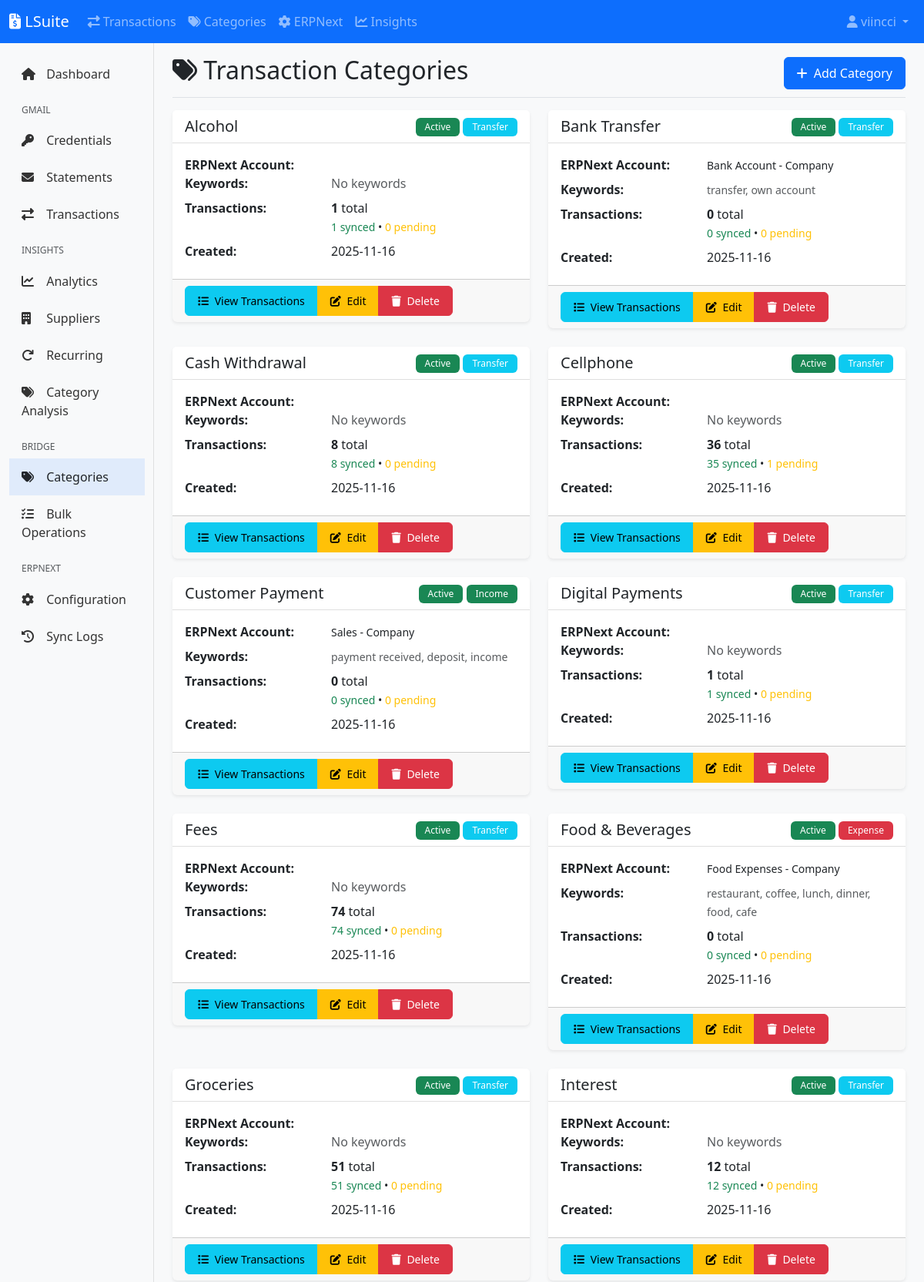
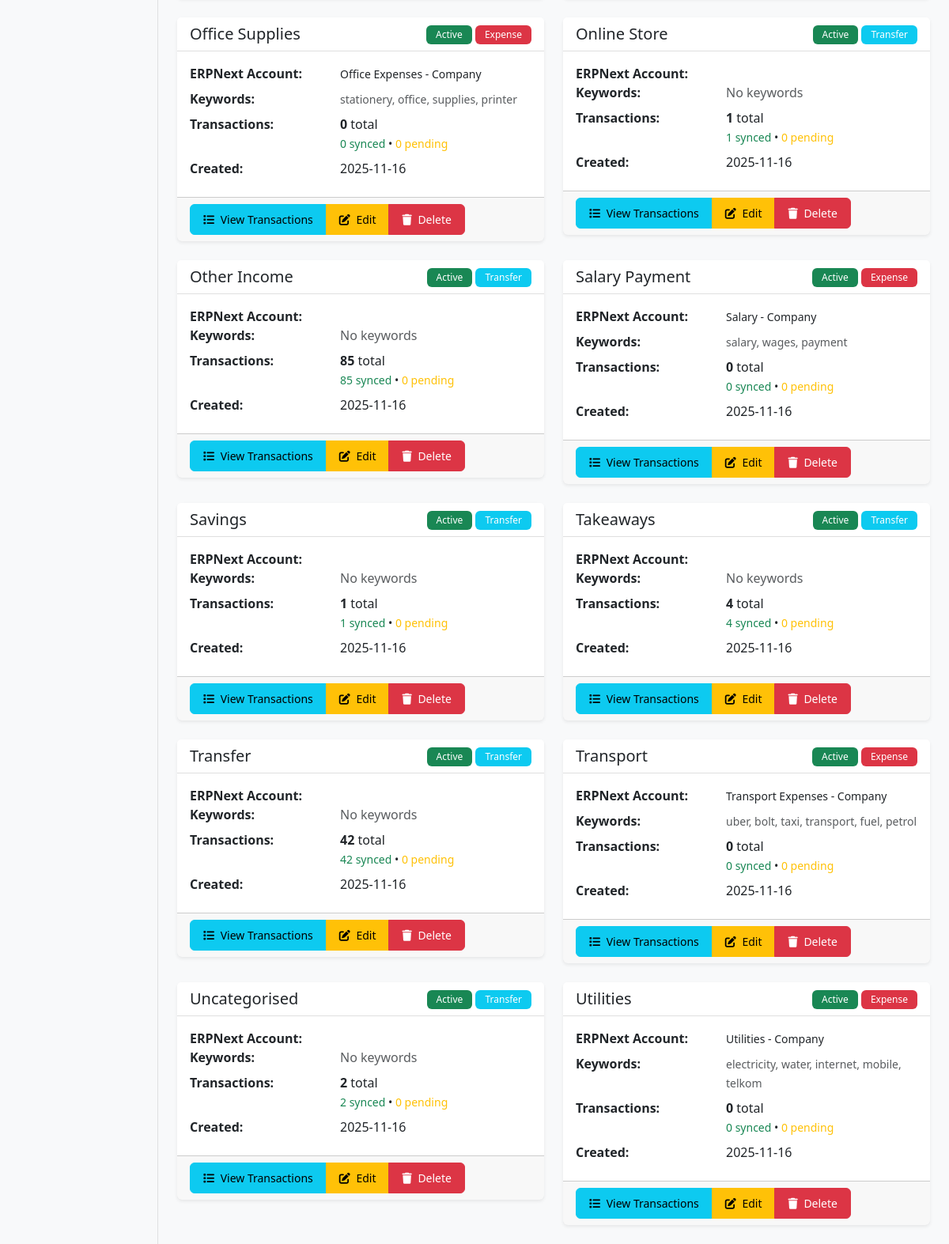
/bridge/categories (signed in), run on the app's committed database (2 pictures, top to bottom).
### lsuite/models.py (models this page shows, shortened)
class User(UserMixin, db.Model):
    __tablename__ = 'users'
    id = db.Column(db.Integer, primary_key=True)
    username = db.Column(db.String(80), unique=True, nullable=False, index=True)
    email = db.Column(db.String(120), unique=True, nullable=False, index=True)
    password_hash = db.Column(db.String(255), nullable=False)
    first_name = db.Column(db.String(50))
    last_name = db.Column(db.String(50))
    is_active = db.Column(db.Boolean, default=True)
    is_admin = db.Column(db.Boolean, default=False)
    created_at = db.Column(db.DateTime, default=datetime.utcnow)
    updated_at = db.Column(db.DateTime, default=datetime.utcnow, onupdate=datetime.utcnow)
    ai_enabled = db.Column(db.Boolean, default=True)
    ai_model = db.Column(db.String(50), default='claude-haiku-4.5')
    ai_can_access_files = db.Column(db.Boolean, default=True)
    ai_can_edit_files = db.Column(db.Boolean, default=True)
    bank_accounts = db.relationship('BankAccount', backref='user', lazy='dynamic', cascade='all, delete-orphan')
    transactions = db.relationship('Transaction', backref='user', lazy='dynamic', cascade='all, delete-orphan')
    bank_transactions = db.relationship('BankTransaction', backref='user', lazy='dynamic', cascade='all, delete-orphan')
    invoices = db.relationship('Invoice', backref='user', lazy='dynamic', cascade='all, delete-orphan')
    email_statements = db.relationship('EmailStatement', backref='user', lazy='dynamic', cascade='all, delete-orphan')

class TransactionCategory(db.Model):
    __tablename__ = 'transaction_categories'
    id = db.Column(db.Integer, primary_key=True)
    name = db.Column(db.String(100), nullable=False, unique=True)
    erpnext_account = db.Column(db.String(200), nullable=False)
    transaction_type = db.Column(db.String(20), nullable=False)
    keywords = db.Column(db.Text)
    active = db.Column(db.Boolean, default=True)
    color = db.Column(db.Integer)
    created_at = db.Column(db.DateTime, default=datetime.utcnow)
    transactions = db.relationship('BankTransaction', back_populates='category', lazy='dynamic')

### lsuite/bridge/routes.py (the view)
@bridge_bp.route('/categories')
@login_required
def categories():
    categories = TransactionCategory.query.order_by(TransactionCategory.name).all()
    category_stats = {}
    for category in categories:
        category_stats[category.id] = {
            'total': category.transactions.count(),
            'synced': category.transactions.filter_by(erpnext_synced=True).count(),
            'pending': category.transactions.filter_by(erpnext_synced=False).count()
        }
    return render_template('bridge/categories.html',
                         categories=categories,
                         category_stats=category_stats)

### lsuite/extensions.py (called while the page is built)
@login_manager.user_loader
def load_user(user_id):
    from lsuite.models import User
    return User.query.get(int(user_id))

### lsuite/templates/bridge/categories.html (shortened to what this page needs)
{% extends "base.html" %}
{% block content %}
<div class="d-flex justify-content-between align-items-center pt-3 pb-2 mb-3 border-bottom">
    <h1 class="h2"><i class="fas fa-tags"></i> Transaction Categories</h1>
    <a href="{{ url_for('bridge.new_category') }}" class="btn btn-primary">
        <i class="fas fa-plus"></i> Add Category
    </a>
</div>
{% if categories %}
<div class="row">
    {% for category in categories %}
    <div class="col-md-6 mb-4">
        <div class="card">
            <div class="card-header d-flex justify-content-between align-items-center">
                <h5 class="mb-0">{{ category.name }}</h5>
                <div>
                    {% if category.active %}
                        <span class="badge bg-success">Active</span>
                    {% else %}
                        <span class="badge bg-secondary">Inactive</span>
                    {% endif %}
                    {% if category.transaction_type == 'expense' %}
                        <span class="badge bg-danger">Expense</span>
                    {% elif category.transaction_type == 'income' %}
                        <span class="badge bg-success">Income</span>
                    {% else %}
                        <span class="badge bg-info">Transfer</span>
                    {% endif %}
                </div>
            </div>
            <div class="card-body">
                <dl class="row mb-0">
                    <dt class="col-sm-5">ERPNext Account:</dt>
                    <dd class="col-sm-7">
                        <small>{{ category.erpnext_account }}</small>
                    </dd>
                    <dt class="col-sm-5">Keywords:</dt>
                    <dd class="col-sm-7">
                        {% if category.keywords %}
                            <small class="text-muted">{{ category.keywords[:50] }}{% if category.keywords|length > 50 %}...{% endif %}</small>
                        {% else %}
                            <span class="text-muted">No keywords</span>
                        {% endif %}
                    </dd>
                    <dt class="col-sm-5">Transactions:</dt>
                    <dd class="col-sm-7">
                        {% set stats = category_stats.get(category.id, {'total': 0, 'synced': 0, 'pending': 0}) %}
                        <strong>{{ stats.total }}</strong> total
                        <br>
                        <small>
                            <span class="text-success">{{ stats.synced }} synced</span> •
                            <span class="text-warning">{{ stats.pending }} pending</span>
                        </small>
                    </dd>
                    <dt class="col-sm-5">Created:</dt>
                    <dd class="col-sm-7">
                        {{ category.created_at.strftime('%Y-%m-%d') if category.created_at }}
                    </dd>
                </dl>
            </div>
            <div class="card-footer">
                <div class="btn-group" role="group">
                    <a href="{{ url_for('bridge.category_transactions', id=category.id) }}"
                       class="btn btn-info btn-sm">
                        <i class="fas fa-list"></i> View Transactions
                    </a>
                    <a href="{{ url_for('bridge.edit_category', id=category.id) }}"
                       class="btn btn-warning btn-sm">
                        <i class="fas fa-edit"></i> Edit
                    </a>
                    <button type="button"
                            class="btn btn-danger btn-sm"
                            data-bs-toggle="modal"
                            data-bs-target="#deleteModal{{ category.id }}">
                        <i class="fas fa-trash"></i> Delete
                    </button>
                </div>
            </div>
        </div>
    </div>
                    {% set stats = category_stats.get(category.id, {'total': 0}) %}
    {% endfor %}
</div>
{% endif %}
{% endblock %}

### lsuite/templates/base.html (shortened to what this page needs)
<!DOCTYPE html>
<html lang="en">
<head>
    <link href="https://cdn.jsdelivr.net/npm/bootstrap@5.3.0/dist/css/bootstrap.min.css" rel="stylesheet">
    <link rel="stylesheet" href="https://cdnjs.cloudflare.com/ajax/libs/font-awesome/6.4.0/css/all.min.css">
    <link rel="stylesheet" href="{{ url_for('static', filename='css/style.css') }}">
</head>
<body>
    {% include 'components/navbar.html' %}
    <div class="container-fluid">
        <div class="row">
            {% if current_user.is_authenticated %}
            <nav class="col-md-2 d-md-block bg-light sidebar">
                <div class="position-sticky pt-3">
                    <ul class="nav flex-column">
                        <li class="nav-item">
                            <a class="nav-link {% if request.endpoint == 'main.index' %}active{% endif %}" href="{{ url_for('main.index') }}">
                                <i class="fas fa-home"></i> Dashboard
                            </a>
                        </li>
                        <li class="nav-item mt-3">
                            <h6 class="sidebar-heading px-3 text-muted">Gmail</h6>
                        </li>
                        <li class="nav-item">
                            <a class="nav-link {% if request.endpoint and 'gmail.credentials' in request.endpoint %}active{% endif %}" href="{{ url_for('gmail.credentials') }}">
                                <i class="fas fa-key"></i> Credentials
                            </a>
                        </li>
                        <li class="nav-item">
                            <a class="nav-link {% if request.endpoint and 'gmail.statements' in request.endpoint %}active{% endif %}" href="{{ url_for('gmail.statements') }}">
                                <i class="fas fa-envelope"></i> Statements
                            </a>
                        </li>
                        <li class="nav-item">
                            <a class="nav-link {% if request.endpoint and 'gmail.transactions' in request.endpoint %}active{% endif %}" href="{{ url_for('gmail.transactions') }}">
                                <i class="fas fa-exchange-alt"></i> Transactions
                            </a>
                        </li>
                        <li class="nav-item mt-3">
                            <h6 class="sidebar-heading px-3 text-muted">Insights</h6>
                        </li>
                        <li class="nav-item">
                            <a class="nav-link {% if request.endpoint and 'insights.dashboard' in request.endpoint %}active{% endif %}" href="{{ url_for('insights.dashboard') }}">
                                <i class="fas fa-chart-line"></i> Analytics
                            </a>
                        </li>
                        <li class="nav-item">
                            <a class="nav-link {% if request.endpoint and 'insights.suppliers' in request.endpoint %}active{% endif %}" href="{{ url_for('insights.suppliers') }}">
                                <i class="fas fa-building"></i> Suppliers
                            </a>
                        </li>
                        <li class="nav-item">
                            <a class="nav-link {% if request.endpoint and 'insights.recurring' in request.endpoint %}active{% endif %}" href="{{ url_for('insights.recurring') }}">
                                <i class="fas fa-redo"></i> Recurring
                            </a>
                        </li>
                        <li class="nav-item">
                            <a class="nav-link {% if request.endpoint and 'insights.categories' in request.endpoint %}active{% endif %}" href="{{ url_for('insights.categories') }}">
                                <i class="fas fa-tags"></i> Category Analysis
                            </a>
                        </li>
                        <li class="nav-item mt-3">
                            <h6 class="sidebar-heading px-3 text-muted">Bridge</h6>
                        </li>
                        <li class="nav-item">
                            <a class="nav-link {% if request.endpoint and 'bridge.categories' in request.endpoint %}active{% endif %}" href="{{ url_for('bridge.categories') }}">
                                <i class="fas fa-tags"></i> Categories
                            </a>
                        </li>
                        <li class="nav-item">
                            <a class="nav-link {% if request.endpoint and 'bridge.bulk_operations' in request.endpoint %}active{% endif %}" href="{{ url_for('bridge.bulk_operations') }}">
                                <i class="fas fa-tasks"></i> Bulk Operations
                            </a>
                        </li>
                        <li class="nav-item mt-3">
                            <h6 class="sidebar-heading px-3 text-muted">ERPNext</h6>
                        </li>
                        <li class="nav-item">
                            <a class="nav-link {% if request.endpoint and 'erpnext.configs' in request.endpoint %}active{% endif %}" href="{{ url_for('erpnext.configs') }}">
                                <i class="fas fa-cog"></i> Configuration
                            </a>
                        </li>
                        <li class="nav-item">
                            <a class="nav-link {% if request.endpoint and 'erpnext.sync_logs' in request.endpoint %}active{% endif %}" href="{{ url_for('erpnext.sync_logs') }}">
                                <i class="fas fa-history"></i> Sync Logs
                            </a>
                        </li>
                    </ul>
                </div>
            </nav>
            {% endif %}
            <main class="col-md-10 ms-sm-auto px-md-4">
                {% block content %}{% endblock %}
            </main>
        </div>
    </div>
</body>
</html>

### lsuite/templates/components/navbar.html (shortened to what this page needs)
<nav class="navbar navbar-expand-lg navbar-dark bg-primary">
    <div class="container-fluid">
        <a class="navbar-brand" href="{{ url_for('main.index') if current_user.is_authenticated else url_for('auth.login') }}">
            <i class="fas fa-file-invoice-dollar"></i> LSuite
        </a>
        <div class="collapse navbar-collapse" id="navbarNav">
            {% if current_user.is_authenticated %}
            <ul class="navbar-nav me-auto">
                <li class="nav-item">
                    <a class="nav-link" href="{{ url_for('gmail.transactions') }}">
                        <i class="fas fa-exchange-alt"></i> Transactions
                    </a>
                </li>
                <li class="nav-item">
                    <a class="nav-link" href="{{ url_for('bridge.categories') }}">
                        <i class="fas fa-tags"></i> Categories
                    </a>
                </li>
                <li class="nav-item">
                    <a class="nav-link" href="{{ url_for('erpnext.configs') }}">
                        <i class="fas fa-cog"></i> ERPNext
                    </a>
                </li>
                <li class="nav-item">
                    <a class="nav-link" href="{{ url_for('insights.dashboard') }}">
                        <i class="fas fa-chart-line"></i> Insights
                    </a>
                </li>
            </ul>
            {% endif %}
            <ul class="navbar-nav ms-auto">
                {% if current_user.is_authenticated %}
                    <li class="nav-item dropdown">
                        <a class="nav-link dropdown-toggle" href="#" id="userDropdown" role="button" data-bs-toggle="dropdown">
                            <i class="fas fa-user"></i> {{ current_user.username }}
                        </a>
                    </li>
                {% endif %}
            </ul>
        </div>
    </div>
</nav>

### lsuite/static/css/style.css (style rules this page uses)
body { font-family: 'Segoe UI', Tahoma, Geneva, Verdana, sans-serif; background-color: #f8f9fa; }
.sidebar { min-height: calc(100vh - 56px); box-shadow: inset -1px 0 0 rgba(0, 0, 0, .1); }
.sidebar .nav-link { color: #333; padding: 0.75rem 1rem; font-weight: 500; }
.sidebar .nav-link.active { color: var(--primary-color); background-color: rgba(13, 110, 253, .1); border-left: 3px solid var(--primary-color); }
.sidebar .nav-link i { margin-right: 0.5rem; width: 20px; }
.sidebar-heading { font-size: 0.75rem; text-transform: uppercase; }
.card { border: none; box-shadow: 0 0.125rem 0.25rem rgba(0, 0, 0, .075); transition: transform 0.2s, box-shadow 0.2s; }
.card-header { background-color: #fff; border-bottom: 1px solid rgba(0, 0, 0, .125); font-weight: 600; }
.btn { border-radius: 0.375rem; font-weight: 500; padding: 0.5rem 1rem; }
.btn i { margin-right: 0.25rem; }
.badge { padding: 0.375rem 0.75rem; font-weight: 500; }

### data on the page
User: username "viincci"
TransactionCategory: name "Alcohol", shows "Active", transaction_type "Transfer", keywords "No keywords", total "1", synced "1", pending "0", created_at "2025-11-16"
TransactionCategory: name "Bank Transfer", active "Active", transaction_type "Transfer", erpnext_account "Bank Account - Company", keywords "transfer, own account", total "0", synced "0", pending "0", created_at "2025-11-16"
TransactionCategory: name "Cash Withdrawal", active "Active", transaction_type "Transfer", keywords "No keywords", total "8", synced "8", pending "0", created_at "2025-11-16"
TransactionCategory: name "Cellphone", shows "Active", transaction_type "Transfer", keywords "No keywords", total "36", synced "35", pending "1", created_at "2025-11-16"
TransactionCategory: name "Customer Payment", active "Active", transaction_type "Income", erpnext_account "Sales - Company", keywords "payment received, deposit, income", total "0", synced "0", pending "0", created_at "2025-11-16"
TransactionCategory: name "Digital Payments", shows "Active", transaction_type "Transfer", keywords "No keywords", total "1", synced "1", pending "0", created_at "2025-11-16"
TransactionCategory: name "Fees", active "Active", transaction_type "Transfer", keywords "No keywords", total "74", synced "74", pending "0", created_at "2025-11-16"
TransactionCategory: name "Food & Beverages", active "Active", transaction_type "Expense", erpnext_account "Food Expenses - Company", keywords "restaurant, coffee, lunch, dinner, food, cafe", total "0", synced "0", pending "0", created_at "2025-11-16"
TransactionCategory: name "Groceries", active "Active", transaction_type "Transfer", keywords "No keywords", total "51", synced "51", pending "0", created_at "2025-11-16"
TransactionCategory: name "Interest", active "Active", transaction_type "Transfer", keywords "No keywords", total "12", synced "12", pending "0", created_at "2025-11-16"
TransactionCategory: name "Office Supplies", active "Active", transaction_type "Expense", erpnext_account "Office Expenses - Company", keywords "stationery, office, supplies, printer", total "0", synced "0", pending "0", created_at "2025-11-16"
TransactionCategory: name "Online Store", shows "Active", transaction_type "Transfer", keywords "No keywords", total "1", synced "1", pending "0", created_at "2025-11-16"
TransactionCategory: name "Other Income", active "Active", transaction_type "Transfer", keywords "No keywords", total "85", synced "85", pending "0", created_at "2025-11-16"
TransactionCategory: name "Salary Payment", active "Active", transaction_type "Expense", erpnext_account "Salary - Company", keywords "salary, wages, payment", total "0", synced "0", pending "0", created_at "2025-11-16"
TransactionCategory: name "Savings", shows "Active", transaction_type "Transfer", keywords "No keywords", total "1", synced "1", pending "0", created_at "2025-11-16"
TransactionCategory: name "Takeaways", active "Active", transaction_type "Transfer", keywords "No keywords", total "4", synced "4", pending "0", created_at "2025-11-16"
TransactionCategory: name "Transfer", active "Active", transaction_type "Transfer", keywords "No keywords", total "42", synced "42", pending "0", created_at "2025-11-16"
TransactionCategory: name "Transport", active "Active", transaction_type "Expense", erpnext_account "Transport Expenses - Company", keywords "uber, bolt, taxi, transport, fuel, petrol", total "0", synced "0", pending "0", created_at "2025-11-16"
TransactionCategory: name "Uncategorised", active "Active", transaction_type "Transfer", keywords "No keywords", total "2", synced "2", pending "0", created_at "2025-11-16"
TransactionCategory: name "Utilities", active "Active", transaction_type "Expense", erpnext_account "Utilities - Company", keywords "electricity, water, internet, mobile, telkom", total "0", synced "0", pending "0", created_at "2025-11-16"
